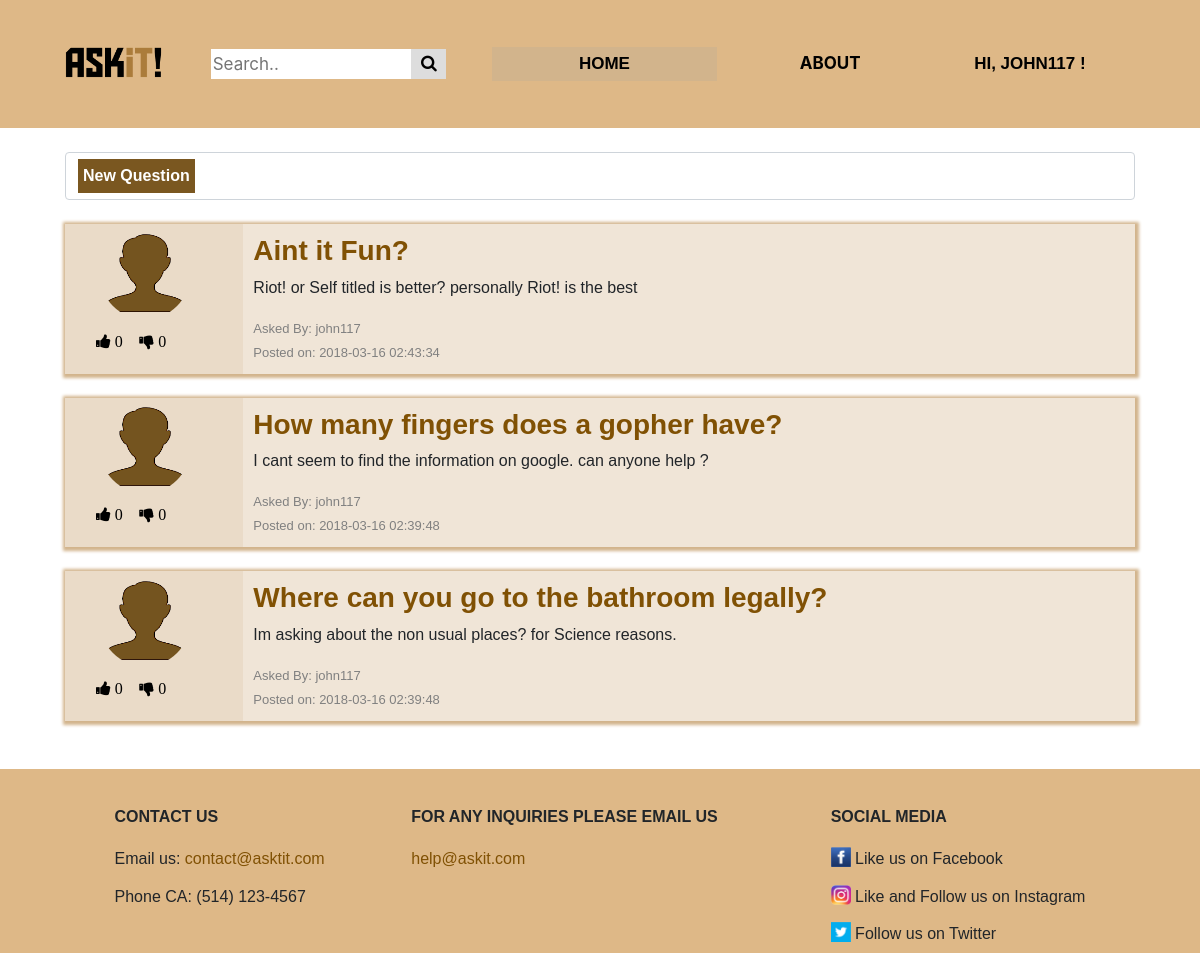
The app's page /home_page/homepage.php (signed in) with its own data.
### tables this page shows
CREATE TABLE IF NOT EXISTS `questions` (
  `id` int(11) NOT NULL AUTO_INCREMENT,
  `account_id` int(11) DEFAULT NULL,
  `header` varchar(100) NOT NULL DEFAULT 'Ain''t it Fun',
  `content` varchar(500) NOT NULL DEFAULT 'Brick by Boring Brick',
  `date` timestamp NOT NULL DEFAULT CURRENT_TIMESTAMP,
  `upvotes` mediumint(8) UNSIGNED NOT NULL DEFAULT '0',
  `downvotes` mediumint(8) UNSIGNED NOT NULL DEFAULT '0',
  `tags` varchar(100) NOT NULL DEFAULT 'noob',
  PRIMARY KEY (`id`),
  KEY `fk_questions_account_id` (`account_id`)
);

CREATE TABLE IF NOT EXISTS `accounts` (
  `id` int(11) NOT NULL AUTO_INCREMENT,
  `username` varchar(20) NOT NULL DEFAULT 'john117',
  `password` varchar(500) DEFAULT NULL,
  `name` varchar(25) NOT NULL DEFAULT 'default name',
  `last_name` varchar(25) NOT NULL DEFAULT 'default  last',
  `gender` set('Male','Female','Other') NOT NULL DEFAULT 'Male',
  `security_one` set('What is the first name of the person you first kissed?','What is the last name of the teacher who gave you your first failing grade?','What is your pets name?','What was the name of your elementary / primary school?','In what city or town does your nearest sibling live?','What was your childhood nickname?','What is the name of your favorite childhood friend?') DEFAULT 'What is the first name of the person you first kissed?',
  `security_two` set('In what city or town did your mother and father meet?','What is the middle name of your oldest child?','What is your favorite team?','What is your favorite movie?','What was your favorite sport in high school?','What was your favorite food as a child?','Who is your childhood sports hero?','What was the name of the company where you had your first job?') NOT NULL DEFAULT 'In what city or town did your mother and father meet?',
  `answer_one` varchar(20) NOT NULL DEFAULT 'a1',
  `answer_two` varchar(20) NOT NULL DEFAULT 'a2',
  `bio` varchar(500) NOT NULL DEFAULT 'Training to be like goku',
  `profession` set('Gamer','Student','Potatoe','Teacher','Professor','Hipster','Trainer','Sloth') NOT NULL DEFAULT 'Potatoe',
  `pin` varchar(4) DEFAULT NULL,
  `profile_picture_path` varchar(500) NOT NULL DEFAULT '../img/avatar2.png',
  PRIMARY KEY (`id`),
  UNIQUE KEY `username` (`username`)
);

### private/models/Vote.php (called while the page is built, shortened)
<?php
class Vote{
	public static function getClass($vote){
		return null;
	}
}

### public_html/home_page/homepage.php (the view, shortened to what this page needs)
<?php
  require "../../private/models/Vote.php";
  if($_SERVER["REQUEST_METHOD"] == "POST"){
    $log->lwrite("POST METHOD. for homepage.php");
  }
  else if($_SERVER["REQUEST_METHOD"] == "GET"){
    include('header.php');
    include_once('..\..\private\controllers\question_controller.php');
    echo "<link rel='stylesheet' type='text/css' href='../css/homepage.css'>";
      	$votes=[];
        $servername = $config['servername'];
        $username = $config['username'];
        $password = $config['password'];
        $dbname = $config['dbname'];
        $con = mysqli_connect($servername, $username, $password, $dbname) or die("Connection Failed");
   		$result = mysqli_query($con,"SELECT questions.*, accounts.username,accounts.name FROM questions AS questions INNER JOIN accounts ON accounts.id=questions.account_id ORDER BY date DESC, upvotes DESC, downvotes");
      echo "<main>";
      if(isset($_SESSION['userid'])){
      	echo "
          <br>
      		<form>
        		<div class='container'  ng-app='myApp' ng-controller='mainCtrl'>
          			<div class='form-control space'>
          				<button type='button' class=' btn-md newQuestionButton' onclick=" . '"location.href=' . "'newQuestion.php';" . '"'. "/><strong>New Question</strong></button>
          			</div>
          		</div>
      		</form>";
      	}
      echo "<br><div class='container'>";
 		 while($info = mysqli_fetch_array($result,MYSQLI_ASSOC)) {
 		 	$vote=getVote($votes,$info['id']);
	        if($info['id']==$vote['ref_id']){
	          $vote_class=Vote::getClass($vote);
	        }else{
	          $vote_class=Vote::getClass(false);
	        }
	        echo "
	          <div class='form-group row questionBlock'>
              <div class='col-md-2 '>";
                $file_path=$info['name'];
                if(!file_exists($file_path)) {
                $file_path = "..\img\avatar2.png";
                };
            echo "<div class='col-md-10'><img class='circle_img' src=".$file_path."></div>";
            echo"
	            <div class='details vote_btns ".$vote_class." '>
  	            <form action= '..\..\private\models\Like.php?ref=questions&ref_id=".$info['id']."&vote=1&page=homepage.php' method='POST'>
  	              <button type='submit' class='vote_btn vote_like' ";
  	              if(!isset($_SESSION['userid'])){
  	              	echo "disabled";
  	              }
  	            echo "><i class='fa fa-thumbs-up'> ". $info['upvotes'] . "</i></button>
  	            </form>
  	            <form action='..\..\private\models\Like.php?ref=questions&ref_id=".$info['id']."&vote=-1&page=homepage.php' method='POST'>
  	              <button type='submit' class='vote_btn vote_dislike' ";
  	              if(!isset($_SESSION['userid'])){
  	              	echo "disabled";
  	              }
  	            echo "><i class='fa fa-thumbs-down'> ". $info['downvotes'] . "</i></button>
  	              </form>
                  </div>
  	            </div>
  	            <div class='col-md-10 question'>
  	              <div>
  	              <a href='questionThreadPage.php?questionid=".$info['id']."'>
  	                <h3><strong>" . $info['header'] . "</strong></h3></a>
  	              </div>
  	              <p>" . $info['content'] . "
  	              </p>
  	              <span class = questionByDetail>Asked By: " .$info['username']. "<br>
  	              Posted on: " . $info['date'] . "</span>
	            </div>
	          </div><br>";
      		}
      echo '</div></main>';
  }
  function getVote($votes,$info_id){
      return false;
    }
  include("footer.php");
?>

### public_html/css/header.css (style rules this page uses)
.container { position: relative; max-width: 1100px; font-family: helvetica, sans-serif; }
.container img { float: left; }
html, body { height: 100%; }

### public_html/css/homepage.css (style rules this page uses)
.questionBlock { background-color: #eadbc8; display: flex; flex-direction: row; justify-content: space-between; max-width: 1100px; margin: auto; -webkit-box-shadow: 1px 1px 3px 3px #D2B48C; box-shadow: 1px 1px 3px 3px #D2B48C; }
.details { height: auto; order: 1; align-self: center; padding: 10px; }
.question { order: 2; width: 90%; background-color: #F0E5D7; padding:10px; }
.vote_btns { float:left; padding-top: 3.2%; padding-bottom: 3%; }
.vote_btns form { display: inline-block; }
.vote_btn { border: none; cursor:pointer; background: transparent; }
.questionByDetail { color: #808080; font-size: 13px; }
.circle_img { width:100px; height:100px; border-radius: 50%; padding: 5%; }
.newQuestionButton { background-color: #7a5720; color: white; border: none; padding: 0px; outline: none; cursor: pointer; padding: 5px; border-color: black; }

### public_html/css/footer.css (style rules this page uses)
body { margin:0; padding:0; height:100%; }
.container { min-height:100%; font-family: helvetica, sans-serif; }
html, body { height: 100%; }
main { min-height: 57%; }
a { color: #805104; }

### records on screen
questions: upvotes "0", downvotes "0", header "Aint it Fun?", content "Riot! or Self titled is better? personally Riot! is the best", account.username "john117", date "2018-03-16 02:43:34"
questions: upvotes "0", downvotes "0", header "How many fingers does a gopher have?", content "I cant seem to find the information on google. can anyone help ?", account.username "john117", date "2018-03-16 02:39:48"
questions: upvotes "0", downvotes "0", header "Where can you go to the bathroom legally?", content "Im asking about the non usual places? for Science reasons.", account.username "john117", date "2018-03-16 02:39:48"

### other values on screen
$_SESSION['username'] "JOHN117"
